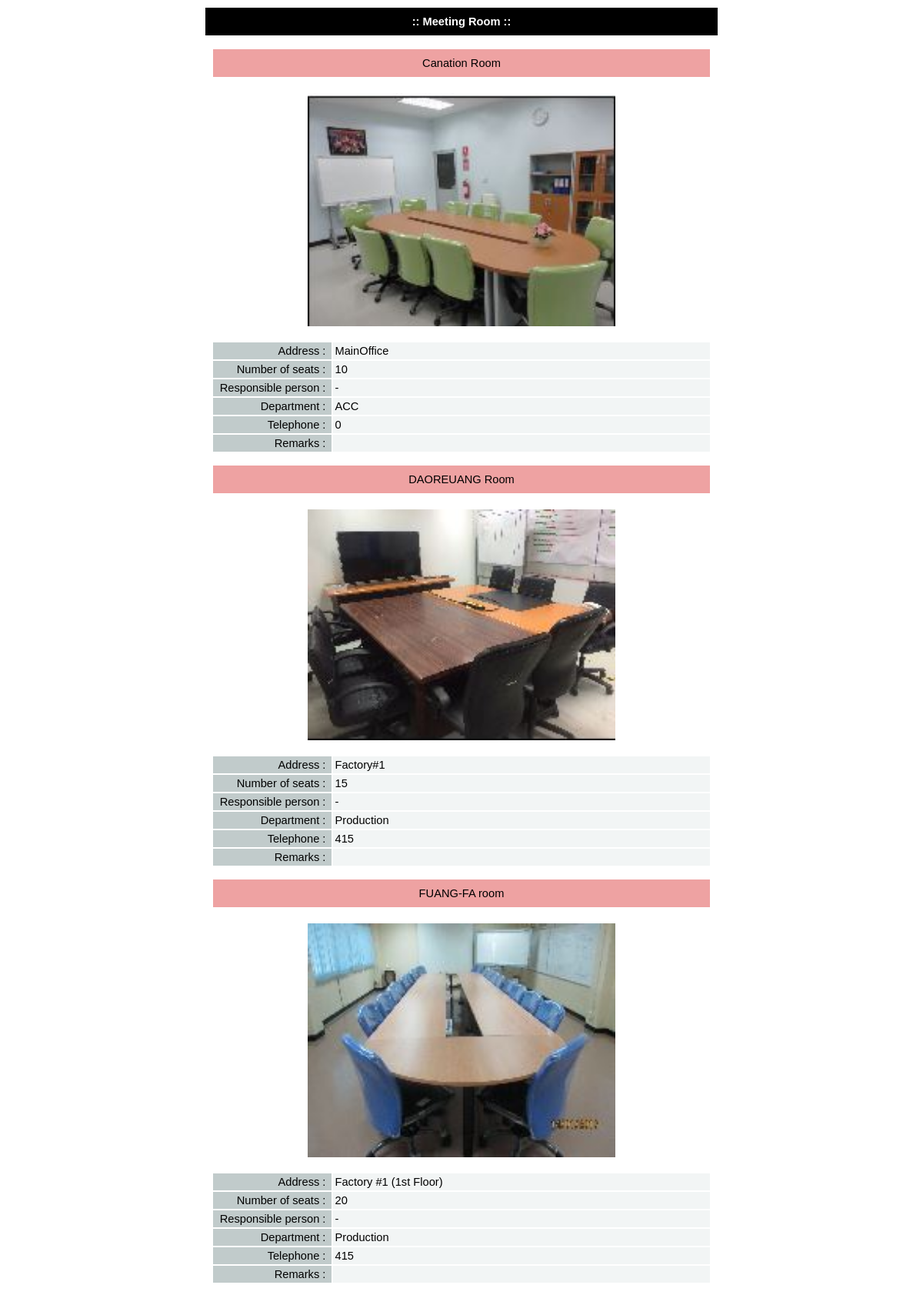
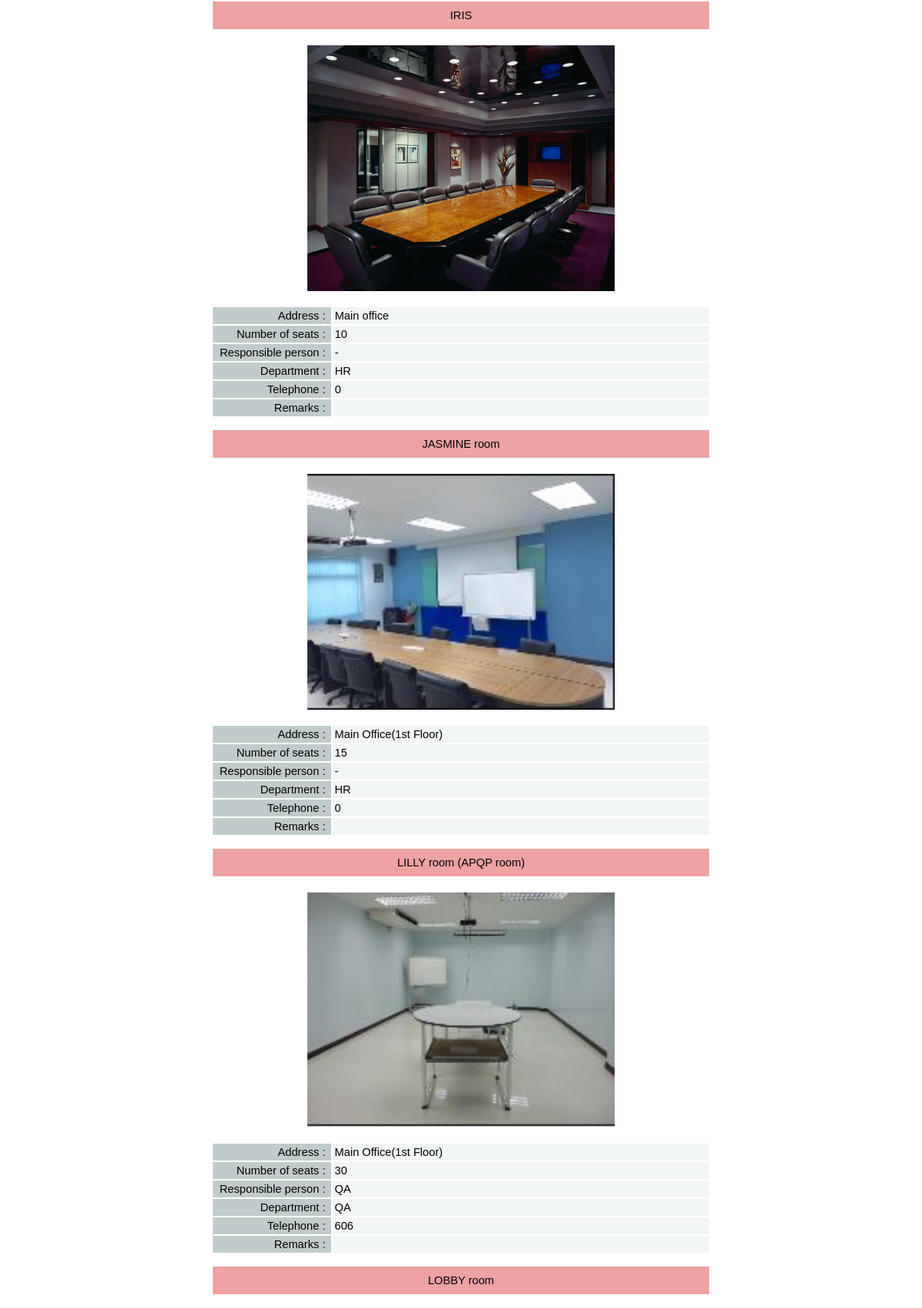
Page /show_all_room.php (upper part) on the committed database (2 pictures, top to bottom).
### tables this page shows
CREATE TABLE `room_tb` (
  `id` int(5) NOT NULL,
  `room_name` varchar(200) NOT NULL,
  `room_pic` varchar(100) NOT NULL,
  `room_address` varchar(500) NOT NULL,
  `total_seat` varchar(10) NOT NULL,
  `response_name` varchar(200) NOT NULL,
  `department` varchar(200) NOT NULL,
  `tel` varchar(200) NOT NULL,
  `remarks` varchar(500) NOT NULL
);

### show_all_room.php (the view, shortened to what this page needs)
<?php
$query = "select * from room_tb order by room_name";
$result= mysql_query($query);
?>
<!DOCTYPE html PUBLIC "-//W3C//DTD XHTML 1.0 Transitional//EN" "http://www.w3.org/TR/xhtml1/DTD/xhtml1-transitional.dtd">
<html xmlns="http://www.w3.org/1999/xhtml">
<head>
</head>
<body>
<center>
<table width="670" border="0" align="center" cellpadding="3" cellspacing="2">
  <tr>
    <td bgcolor="#000000" colspan="2" height="30" align="center"><font color="#FFFFFF"><b>:: Meeting Room ::</b></font></td>
  </tr>
</table>
<br>
<?php
while ($row = mysql_fetch_array($result))
{
?>
<table width="650" border="0" align="center" cellpadding="3" cellspacing="2">
  <tr>
    <td bgcolor="#EEA2A2" colspan="2" height="30" align="center"><font color="#000000"><?php echo $row['room_name']; ?></font></td>
  </tr>
  <tr>
    <td colspan="2"><br><div align="center"><a href="room_picture/<?php echo $row['room_pic']; ?>" target="_blank"><img src="room_picture/<?php echo $row['room_pic']; ?>" width="400" border="0"></a></div><br></td>
  </tr>
  <tr>
    <td width="150" bgcolor="#C1CBCB"><div align="right">Address :&nbsp;</div></td>
    <td width="500" bgcolor="#F2F5F5"><div align="left"><?php echo nl2br($row['room_address']); ?></div></td>
  </tr>
  <tr>
    <td bgcolor="#C1CBCB"><div align="right">Number of seats :&nbsp;</div></td>
    <td bgcolor="#F2F5F5"><div align="left"><?php echo $row['total_seat']; ?></div></td>
  </tr>
  <tr>
    <td bgcolor="#C1CBCB"><div align="right">Responsible person :&nbsp;</div></td>
    <td bgcolor="#F2F5F5"><div align="left"><?php echo $row['response_name']; ?></div></td>
  </tr>
  <tr>
    <td bgcolor="#C1CBCB"><div align="right">Department :&nbsp;</div></td>
    <td bgcolor="#F2F5F5"><div align="left"><?php echo $row['department']; ?></div></td>
  </tr>
  <tr>
    <td bgcolor="#C1CBCB"><div align="right">Telephone :&nbsp;</div></td>
    <td bgcolor="#F2F5F5"><div align="left"><?php echo $row['tel']; ?></div></td>
  </tr>
  <tr>
    <td bgcolor="#C1CBCB"><div align="right">Remarks :&nbsp;</div></td>
    <td bgcolor="#F2F5F5"><div align="left"><?php echo nl2br($row['remarks']); ?></div>
    </td>
  </tr>
</table>
<br>
<?php
}
?>
</center>
<br><br>
</body>
</html>

### show_all_room.php (style rules this page uses)
A:link { color: #0000cc; text-decoration:none }
b { font-family: Arial, Helvetica, sans-serif; font-size: 11pt; }
font, td { font-family: Arial, Helvetica, sans-serif; font-size: 11pt; }
BODY { font-size: 9pt; font-family: Arial, Helvetica, sans-serif; }

### rows in the picture
room_tb: room_name "Canation Room", room_pic (picture), room_address "MainOffice", total_seat "10", response_name "-", department "ACC", tel "0"
room_tb: room_name "DAOREUANG Room", room_pic (picture), room_address "Factory#1", total_seat "15", response_name "-", department "Production", tel "415"
room_tb: room_name "FUANG-FA room", room_pic (picture), room_address "Factory #1 (1st Floor)", total_seat "20", response_name "-", department "Production", tel "415"
room_tb: room_name "IRIS", room_pic (picture), room_address "Main office", total_seat "10", response_name "-", department "HR", tel "0"
room_tb: room_name "JASMINE room", room_pic (picture), room_address "Main Office(1st Floor)", total_seat "15", response_name "-", department "HR", tel "0"
room_tb: room_name "LILLY room (APQP room)", room_pic (picture), room_address "Main Office(1st Floor)", total_seat "30", response_name "QA", department "QA", tel "606"
room_tb: room_name "LOBBY room"
